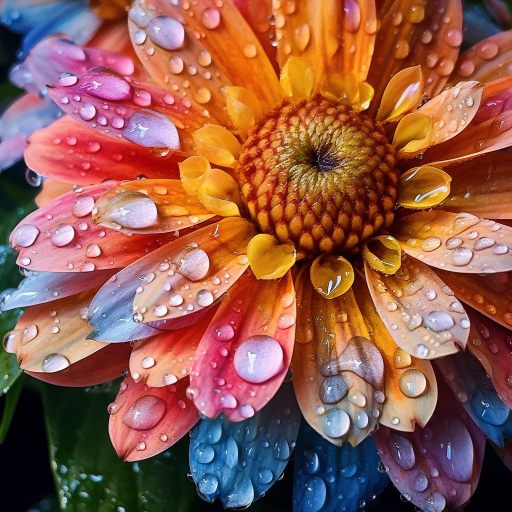
#> input picture scripts/test_image.jpg, 1024 x 1024 px, found by its file name (shown at 1/2 size)
$ python compare_image.py
#> lines starting #> are read from the running program, lines starting #| are printed output that depends on the picture; long printed decimals are rounded
### image_signal/processing.py

from pathlib import Path
import numpy as np
from PIL import Image

from core.convolution import convolve2d
from core.filters import freq_filter_2d
from core.fourier import fft2
from core.utils import fftshift, magnitude, phase


def _validate_image(img):
    arr = np.asarray(img, dtype=np.float64)

    if arr.ndim != 2 or arr.size == 0:
        raise ValueError("img must be a non-empty 2D grayscale image")

    if not np.isfinite(arr).all():
        raise ValueError("img must contain only finite values")

    return arr


def _odd_size(size):
    if (
        isinstance(size, bool)
        or not isinstance(size, (int, np.integer))
        or size < 1
        or size % 2 == 0
    ):
        raise ValueError("size must be a positive odd integer")

    return int(size)


def load_image(path: str) -> np.ndarray:
    """Load an image as grayscale float64 pixels in [0, 255]."""

    if not isinstance(path, (str, Path)) or not str(path):
        raise ValueError("path must be a non-empty string")

    try:
        with Image.open(path) as source:
            if source.mode in ("I;16", "I;16L", "I;16B", "I", "F"):
                # 16/32-bit integer or float grayscale: PIL's convert("L") would clip
                # everything above 255 (the picture would come out all white).
                data = np.asarray(source, dtype=np.float64)
                if source.mode == "F":
                    scale = 255.0 if data.max() <= 1.0 else 1.0
                else:
                    scale = 255.0 / 65535.0 if data.max() > 255 else 1.0
                return np.clip(data * scale, 0.0, 255.0).copy()

            return np.asarray(
                source.convert("L"),
                dtype=np.float64
            ).copy()

    except (OSError, ValueError) as exc:
        raise ValueError(f"Could not load image: {path}") from exc


def spatial_filter(
    img,
    name: str,
    size: int = 3,
    sigma: float = 1.0
) -> np.ndarray:
    """Apply spatial filters and return a same-size float64 image.

    Supported names:
    box, gaussian, sharpen, sobel_x, sobel_y,
    sobel, prewitt, laplacian
    """

    image = _validate_image(img)
    size = _odd_size(size)
    name = str(name).lower()

    if name == "box":

        kernel = np.ones(
            (size, size),
            dtype=np.float64
        ) / (size * size)

        result = convolve2d(
            image,
            kernel,
            padding="reflect"
        )

    elif name == "gaussian":

        if not np.isfinite(sigma) or sigma <= 0:
            raise ValueError("sigma must be positive")

        axis = np.arange(size, dtype=np.float64) - size // 2
        xx, yy = np.meshgrid(axis, axis)

        kernel = np.exp(
            -(xx * xx + yy * yy) / (2.0 * sigma * sigma)
        )

        kernel /= kernel.sum()

        result = convolve2d(
            image,
            kernel,
            padding="reflect"
        )

    else:

        kernels = {
            "sharpen": np.array([
                [0, -1, 0],
                [-1, 5, -1],
                [0, -1, 0]
            ], dtype=float),

            "sobel_x": np.array([
                [-1, 0, 1],
                [-2, 0, 2],
                [-1, 0, 1]
            ], dtype=float),

            "sobel_y": np.array([
                [-1, -2, -1],
                [0, 0, 0],
                [1, 2, 1]
            ], dtype=float),

            "prewitt_x": np.array([
                [-1, 0, 1],
                [-1, 0, 1],
                [-1, 0, 1]
            ], dtype=float),

            "prewitt_y": np.array([
                [-1, -1, -1],
                [0, 0, 0],
                [1, 1, 1]
            ], dtype=float),

            "laplacian": np.array([
                [0, 1, 0],
                [1, -4, 1],
                [0, 1, 0]
            ], dtype=float),
        }

        if name == "sobel":

            gx = convolve2d(
                image,
                kernels["sobel_x"],
                padding="reflect"
            )

            gy = convolve2d(
                image,
                kernels["sobel_y"],
                padding="reflect"
            )

            result = np.hypot(gx, gy)

        elif name == "prewitt":

            gx = convolve2d(
                image,
                kernels["prewitt_x"],
                padding="reflect"
            )

            gy = convolve2d(
                image,
                kernels["prewitt_y"],
                padding="reflect"
            )

            result = np.hypot(gx, gy)

        elif name in kernels:

            result = convolve2d(
                image,
                kernels[name],
                padding="reflect"
            )

            if name == "laplacian":
                result = np.abs(result)

        else:
            raise ValueError(
                "Unsupported filter name: " + name
            )

    if name in ("sobel_x", "sobel_y"):
        return result.astype(np.float64, copy=False)

    return np.clip(
        result,
        0.0,
        255.0
    ).astype(np.float64, copy=False)


def image_fft(img):
    """
    Returns:
    (F_shifted, log_magnitude, phase)
    """

    image = _validate_image(img)

    spectrum = fftshift(fft2(image))

    return (
        spectrum,
        np.log1p(magnitude(spectrum)),
        phase(spectrum)
    )


def frequency_filter(
    img,
    filter_type,
    cutoff,
    kind="ideal",
    order=2
):
    """
    Returns:
    (output_img, log_magnitude_of_output, phase_of_output)
    """

    image = _validate_image(img)

    output, _input_spectrum, output_spectrum = freq_filter_2d(
        image,
        filter_type,
        cutoff,
        kind=kind,
        order=order
    )

    output = np.clip(
        output,
        0.0,
        255.0
    ).astype(np.float64, copy=False)

    return (
        output,
        np.log1p(magnitude(output_spectrum)),
        phase(output_spectrum)
    )

### core/convolution.py
import numpy as np


# [30 lines left out: function convolve1d, not called in this run]


def convolve2d(img: np.ndarray, kernel: np.ndarray, padding: str = "zero") -> np.ndarray:
    """True 2D convolution (kernel is flipped). Output has the SAME shape as img.

    padding: 'zero' | 'reflect' | 'edge'  (how the borders are extended)
    """
    img = np.asarray(img, dtype=float)
    kernel = np.asarray(kernel, dtype=float)
    if img.ndim != 2 or kernel.ndim != 2:
        raise ValueError("convolve2d expects 2D arrays")
    modes = {"zero": "constant", "reflect": "reflect", "edge": "edge"}
    if padding not in modes:
        raise ValueError("padding must be 'zero', 'reflect' or 'edge'")

    H, W = img.shape
    kh, kw = kernel.shape
    ch, cw = (kh - 1) // 2, (kw - 1) // 2
    padded = np.pad(img, ((kh - 1 - ch, ch), (kw - 1 - cw, cw)), mode=modes[padding])

    kf = kernel[::-1, ::-1]                # flip -> convolution (not correlation)
    out = np.zeros((H, W))
    for i in range(kh):
        for j in range(kw):
            out += kf[i, j] * padded[i:i + H, j:j + W]
    return out

### image_signal/metrics.py
import numpy as np

PEAK = 255.0


def _pair(a, b):
    a = np.asarray(a, dtype=np.float64)
    b = np.asarray(b, dtype=np.float64)
    if a.shape != b.shape:
        raise ValueError(f"Images must have the same shape, got {a.shape} and {b.shape}")
    if a.size == 0:
        raise ValueError("Images must not be empty")
    return a, b


# [10 lines left out: functions mse, psnr, not called in this run]


def image_metrics(a, b):
    """All metrics at once: dict with mae, mse, rmse, max_error, psnr."""
    a, b = _pair(a, b)
    diff = np.abs(a - b)
    m = float(np.mean(diff ** 2))
    return {"mae": float(np.mean(diff)), "mse": m, "rmse": float(np.sqrt(m)),
            "max_error": float(np.max(diff)),
            "psnr": float("inf") if m == 0 else float(10.0 * np.log10(PEAK ** 2 / m))}


def calculate_metrics(ours, reference):
    """Backward-compatible tuple (mae, rmse, max_error, psnr), used by the comparison script."""
    r = image_metrics(ours, reference)
    return r["mae"], r["rmse"], r["max_error"], r["psnr"]

### core/fourier.py
from functools import lru_cache

import numpy as np


@lru_cache(maxsize=64)
def _dft_matrix(N: int, inverse: bool = False) -> np.ndarray:
    n = np.arange(N, dtype=np.int64)   # int64: on Windows (numpy 1.x) the default is int32 and n*n overflows
    sign = 1.0 if inverse else -1.0
    return np.exp(sign * 2j * np.pi * ((np.outer(n, n) % N) / N))


@lru_cache(maxsize=64)
def _twiddle(N: int) -> np.ndarray:
    """exp(-j*2*pi*k/N) for k = 0 .. N/2-1."""
    return np.exp(-2j * np.pi * np.arange(N // 2) / N)


# [14 lines left out: functions dft, idft, not called in this run]


_BASE = 64               # pieces this short are finished with a small DFT matrix


# [18 lines left out: function _bluestein, not called in this run]


def _fft_last_axis(x: np.ndarray) -> np.ndarray:
    """Cooley-Tukey FFT along the LAST axis. Works on batches (all rows at once)."""
    N = x.shape[-1]
    if N <= _BASE:                      # short piece: plain DFT matrix (symmetric)
        return x @ _dft_matrix(N)
    if N % 2 == 1:                      # long odd piece: cannot split -> Bluestein
        return _bluestein(x)
    even = _fft_last_axis(x[..., 0::2])
    odd = _fft_last_axis(x[..., 1::2])
    t = _twiddle(N) * odd
    return np.concatenate([even + t, even - t], axis=-1)


# [20 lines left out: functions fft, ifft, not called in this run]


def fft2(img: np.ndarray) -> np.ndarray:
    """2D FFT (rows, then columns). NOT shifted: use utils.fftshift to center it."""
    a = np.asarray(img, dtype=complex)
    if a.ndim != 2:
        raise ValueError("fft2 expects a 2D array")
    a = _fft_last_axis(a)                                   # every row
    a = _fft_last_axis(a.swapaxes(0, 1)).swapaxes(0, 1)     # every column
    return a


def ifft2(F: np.ndarray) -> np.ndarray:
    """2D inverse FFT. Returns a complex array (take .real for images)."""
    a = np.asarray(F, dtype=complex)
    if a.ndim != 2:
        raise ValueError("ifft2 expects a 2D array")
    return np.conj(fft2(np.conj(a))) / a.size

### core/utils.py
"""Small helpers shared by every module: magnitude, phase, dB, shifting, axes."""
import numpy as np


def magnitude(X: np.ndarray) -> np.ndarray:
    """|X| for a complex spectrum."""
    X = np.asarray(X)
    return np.sqrt(X.real ** 2 + X.imag ** 2)


def phase(X: np.ndarray) -> np.ndarray:
    """Phase angle of X in radians, in [-pi, pi]."""
    X = np.asarray(X)
    return np.arctan2(X.imag, X.real)


def to_db(m: np.ndarray, eps: float = 1e-12) -> np.ndarray:
    """Convert a magnitude to decibels: 20*log10(m + eps)."""
    return 20.0 * np.log10(np.asarray(m, dtype=float) + eps)


# [19 lines left out: functions normalize, freq_axis, not called in this run]


def fftshift(X: np.ndarray, axes=None) -> np.ndarray:
    """Move the zero-frequency component to the center (works for 1D and 2D)."""
    X = np.asarray(X)
    axes = tuple(range(X.ndim)) if axes is None else tuple(axes)
    return np.roll(X, [X.shape[a] // 2 for a in axes], axis=axes)


def ifftshift(X: np.ndarray, axes=None) -> np.ndarray:
    """Inverse of fftshift."""
    X = np.asarray(X)
    axes = tuple(range(X.ndim)) if axes is None else tuple(axes)
    return np.roll(X, [-(X.shape[a] // 2) for a in axes], axis=axes)


# [4 lines left out: function one_sided, not called in this run]

### core/filters.py
import numpy as np

from core.fourier import fft, ifft, fft2, ifft2
from core.utils import magnitude, phase, fftshift, ifftshift, to_db

FILTER_TYPES_1D = ("lowpass", "highpass", "bandpass", "notch")
FILTER_TYPES_2D = ("lowpass", "highpass")
KINDS_2D = ("ideal", "gaussian", "butterworth")


# ----------------------------------------------------------------------------
# 1D
# ----------------------------------------------------------------------------
# [4 lines left out: function _abs_freqs, not called in this run]


_EPS = 1e-9      # relative tolerance so a bin exactly AT the cutoff is not lost to rounding


# [51 lines left out: functions _lowpass_response, freq_filter_1d, not called in this run]


# ----------------------------------------------------------------------------
# 2D
# ----------------------------------------------------------------------------
def freq_mask_2d(shape, filter_type, cutoff, kind="ideal", order=2):
    """Real mask in [0, 1] for a CENTERED (fftshift-ed) 2D spectrum.

    shape      : (rows, cols) of the image
    filter_type: 'lowpass' | 'highpass'
    cutoff     : radius D0 in pixels from the center of the spectrum
    kind       : 'ideal' | 'gaussian' | 'butterworth'
    order      : Butterworth order n
    """
    if filter_type not in FILTER_TYPES_2D:
        raise ValueError(f"filter_type must be one of {FILTER_TYPES_2D}")
    if kind not in KINDS_2D:
        raise ValueError(f"kind must be one of {KINDS_2D}")
    if cutoff <= 0:
        raise ValueError("cutoff must be positive")

    rows, cols = shape
    u = np.arange(rows) - rows // 2
    v = np.arange(cols) - cols // 2
    D = np.sqrt(u[:, None] ** 2 + v[None, :] ** 2)

    if kind == "ideal":
        low = (D <= cutoff).astype(float)
    elif kind == "gaussian":
        low = np.exp(-(D ** 2) / (2.0 * cutoff ** 2))
    else:
        low = 1.0 / (1.0 + (D / cutoff) ** (2 * order))

    return low if filter_type == "lowpass" else 1.0 - low


def freq_filter_2d(img, filter_type, cutoff, kind="ideal", order=2):
    """Filter an image in the frequency domain.

    Returns (out, F_shifted, G_shifted): output image (real, same shape),
    centered spectrum of the input, centered spectrum of the output.
    """
    img = np.asarray(img, dtype=float)
    if img.ndim != 2:
        raise ValueError("Image must be a 2D (grayscale) array")
    F = fftshift(fft2(img))
    G = F * freq_mask_2d(img.shape, filter_type, cutoff, kind, order)
    out = ifft2(ifftshift(G)).real
    return out, F, G


# ----------------------------------------------------------------------------
# One entry point for the GUI
# ----------------------------------------------------------------------------
# [20 lines left out: function apply_filter, not called in this run]

### scripts/compare_image.py

import numpy as np
from scipy.signal import convolve2d as scipy_convolve2d
from pathlib import Path
from PIL import Image

from image_signal import (
    load_image,
    spatial_filter,
    image_fft,
    frequency_filter
)


# ----------------------------------
# Comparison metrics (now defined in image_signal/metrics.py; re-exported here)
# ----------------------------------

from image_signal.metrics import calculate_metrics  # noqa: E402,F401


def compare(name, ours, reference):
    mae, rmse, max_error, psnr = calculate_metrics(
        ours, reference
    )

    print(f"\n{name}")
    print("-" * 55)
    print(f"MAE       : {mae:.10f}")
    print(f"RMSE      : {rmse:.10f}")
    print(f"Max Error : {max_error:.10f}")
    print(f"PSNR      : {psnr:.4f} dB")

    return mae, rmse, max_error, psnr


# ----------------------------------
# Reference spatial convolution
# ----------------------------------

def reference_convolution(img, kernel):
    return scipy_convolve2d(
        img,
        kernel,
        mode="same",
        boundary="symm"
    )


def reference_spatial_filter(img, name, size=3, sigma=1.0):

    if name == "box":
        kernel = np.ones((size, size)) / (size * size)

    elif name == "gaussian":
        axis = np.arange(size) - size // 2
        xx, yy = np.meshgrid(axis, axis)

        kernel = np.exp(
            -(xx**2 + yy**2) / (2 * sigma**2)
        )
        kernel /= kernel.sum()

    else:
        kernels = {
            "sharpen": np.array([
                [0, -1, 0],
                [-1, 5, -1],
                [0, -1, 0]
            ], dtype=float),

            "sobel_x": np.array([
                [-1, 0, 1],
                [-2, 0, 2],
                [-1, 0, 1]
            ], dtype=float),

            "sobel_y": np.array([
                [-1, -2, -1],
                [0, 0, 0],
                [1, 2, 1]
            ], dtype=float),

            "prewitt_x": np.array([
                [-1, 0, 1],
                [-1, 0, 1],
                [-1, 0, 1]
            ], dtype=float),

            "prewitt_y": np.array([
                [-1, -1, -1],
                [0, 0, 0],
                [1, 1, 1]
            ], dtype=float),

            "laplacian": np.array([
                [0, 1, 0],
                [1, -4, 1],
                [0, 1, 0]
            ], dtype=float)
        }

        if name == "sobel":
            gx = reference_convolution(
                img, kernels["sobel_x"]
            )
            gy = reference_convolution(
                img, kernels["sobel_y"]
            )
            return np.clip(np.hypot(gx, gy), 0, 255)

        if name == "prewitt":
            gx = reference_convolution(
                img, kernels["prewitt_x"]
            )
            gy = reference_convolution(
                img, kernels["prewitt_y"]
            )
            return np.clip(np.hypot(gx, gy), 0, 255)

        kernel = kernels[name]

    result = reference_convolution(img, kernel)

    if name in ("sobel_x", "sobel_y"):
        return result            # signed, exactly like image_signal.spatial_filter

    if name == "laplacian":
        result = np.abs(result)

    return np.clip(result, 0, 255)


# ----------------------------------
# Frequency reference using NumPy
# ----------------------------------

def reference_frequency_filter(
    img, filter_type, cutoff, kind="ideal", order=2
):
    rows, cols = img.shape

    u = np.arange(rows) - rows // 2
    v = np.arange(cols) - cols // 2

    distance = np.sqrt(
        u[:, None]**2 + v[None, :]**2
    )

    if kind == "ideal":
        low = (distance <= cutoff).astype(float)

    elif kind == "gaussian":
        low = np.exp(
            -(distance**2) / (2 * cutoff**2)
        )

    elif kind == "butterworth":
        low = 1 / (
            1 + (distance / cutoff)**(2 * order)
        )

    else:
        raise ValueError("Unknown filter kind")

    mask = (
        low if filter_type == "lowpass"
        else 1 - low
    )

    F = np.fft.fftshift(np.fft.fft2(img))
    G = F * mask

    output = np.fft.ifft2(
        np.fft.ifftshift(G)
    ).real

    return (
        np.clip(output, 0, 255),
        G
    )


# ----------------------------------
# Run all comparisons
# ----------------------------------

def main():

    # Load the real test image
    IMAGE_PATH = Path(__file__).parent.parent / "assets" / "test_image.jpg"

    img = load_image(IMAGE_PATH)
#> in load_image, source is the input picture: PIL image 1024x1024 RGB; mean R, G, B 144.7, 90.8, 75.9

    # Resize to 128x128 to make manual FFT comparison faster
    img = np.asarray(
        Image.fromarray(
            np.clip(img, 0, 255).astype(np.uint8)
        ).resize((128, 128)),
        dtype=np.float64
    )
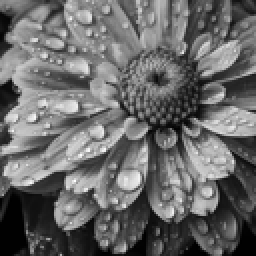
#> img: shape (128, 128) float64 (shown 2 times larger); min 0, max 255, mean 105.2

    print("=" * 55)
    print("IMAGE PROCESSING COMPARISON")
    print("=" * 55)

    # Spatial filters
    spatial_names = [
        "box",
        "gaussian",
        "sharpen",
        "sobel_x",
        "sobel_y",
        "sobel",
        "prewitt",
        "laplacian"
    ]

    for name in spatial_names:

        ours = spatial_filter(
            img,
            name,
            size=5 if name in ("box", "gaussian") else 3,
            sigma=1.2
        )

        reference = reference_spatial_filter(
            img,
            name,
            size=5 if name in ("box", "gaussian") else 3,
            sigma=1.2
        )

        # Ignore border pixels because padding conventions
        # can differ between implementations.
        if name in ("box", "gaussian"):
            margin = 2
        else:
            margin = 1

        compare(
            f"Spatial: {name}",
            ours[margin:-margin, margin:-margin],
            reference[margin:-margin, margin:-margin]
        )
#> this loop made 8 passes
#> (mae in compare, rmse in compare, max_error in compare, psnr in compare) on passes 4 to 7: (0, 0, 0, inf), (0, 0, 0, inf), (0, 0, 0, inf), (0, 0, 0, inf)
#> (printed output is left out)
#> pass 1, in convolve2d, `padded = np.pad(img, ((kh - 1 - ch, ch), (kw - 1 - cw, cw)), mode=mode..`:
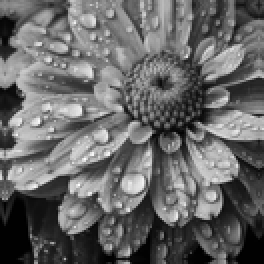
#> padded: shape (132, 132) float64 (shown 2 times larger); min 0, max 255, mean 103.2
#> pass 1, in _pair, `a = np.asarray(a, dtype=np.float64)`:
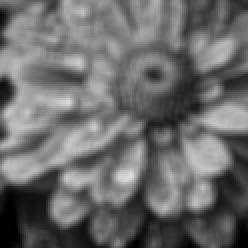
#> a: shape (124, 124) float64 (shown 2 times larger); min 0.8, max 221.6, mean 107.5

    # FFT comparison
    ours_F, ours_log, ours_phase = image_fft(img)
#> in phase, `return np.arctan2(X.imag, X.real)`:
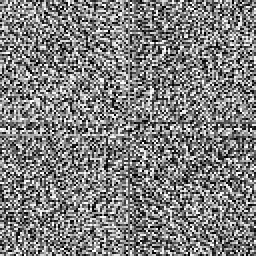
#> returned value: shape (128, 128) float64 (shown 2 times larger); min -3.14, max 3.14, mean 0.000192; drawn with min black and max white
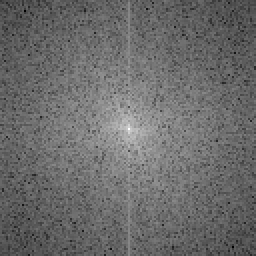
#> ours_log: shape (128, 128) float64 (shown 2 times larger); min 2.34, max 14.36, mean 7.41; drawn with min black and max white

    ref_F = np.fft.fftshift(
        np.fft.fft2(img)
    )

    compare("FFT Complex Spectrum", ours_F, ref_F)
#> in image_metrics (call 9), `diff = np.abs(a - b)`:
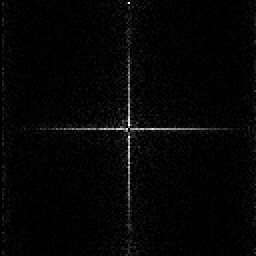
#> diff: shape (128, 128) float64 (shown 2 times larger); min 0, max 1.16e-10, mean 2.65e-12; drawn with min black and max white
#> in image_metrics (call 9), `m = float(np.mean(diff ** 2))`: m = 5.29e-23
#| MAE       : 0
#| RMSE      : 0
#| Max Error : 1e-10
#| PSNR      : 270.8941 dB

    compare(
        "FFT Log Magnitude",
        ours_log,
        np.log1p(np.abs(ref_F))
    )
#> in image_metrics (call 10), `diff = np.abs(a - b)`:
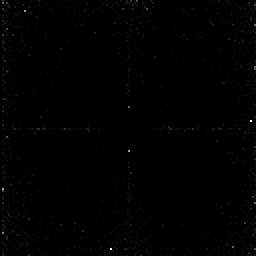
#> diff: shape (128, 128) float64 (shown 2 times larger); min 0, max 2.7e-13, mean 1.91e-15; drawn with min black and max white
#> in image_metrics (call 10), `m = float(np.mean(diff ** 2))`: m = 3.84e-29
#> (the rest of the program and of its run is left out)
